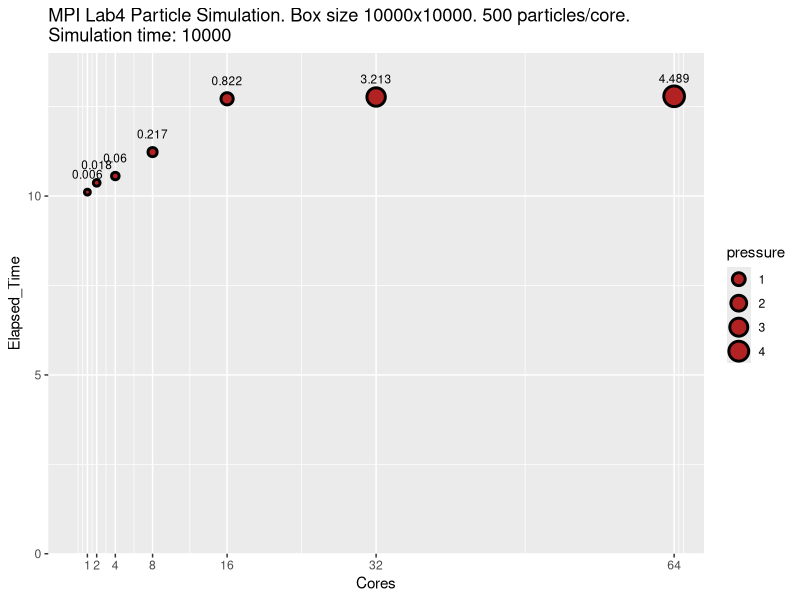

R code for this plot: (Note: this script raises an error after producing the figure.)
library(ggplot2)
library(reshape2)

rm(list=ls())
x = c(1,2,4,8,16,32,64)
y = c(10.11, 10.37, 10.56, 11.23, 12.72, 12.77, 12.79)
pressure = c(0.006, 0.018,0.06, 0.217, 0.822, 3.213, 4.489)
lab = c(1,2,3,4,5,6,7,8,9,10,11,12,13)
x_name <- "Cores"
y_name <- "Elapsed_Time"
fill <- "pressure"
df <- data.frame(x,y,pressure)
names(df) <- c(x_name,y_name, fill)
print(df)
ggplot(data = df, aes(x = Cores, y = Elapsed_Time, fill = pressure)) + 
  geom_point(shape = 21, stroke = 1.5, colour = "black",fill = "firebrick", aes(size = pressure)) + 
  scale_x_continuous(labels = as.character(x), breaks = x) +
  expand_limits(x = 0, y = 0) +
  scale_y_continuous(limits=c(0,14), expand = c(0,0))+
  geom_text(aes(label=pressure), vjust=-1.5, size=3) +
  ggtitle("MPI Lab4 Particle Simulation. Box size 10000x10000. 500 particles/core. \nSimulation time: 10000") 

x = c(1,2,4,8,16,32,64)
y = c(9.29, 9.37, 9.19, 8.68, 8.49, ,)
pressure = c(0.20, 0.596,1.85, 6.16, 18.77, , )
lab = c(1,2,3,4,5,6,7,8,9,10,11,12,13)
x_name <- "Cores"
y_name <- "Elapsed_Time"
fill <- "pressure"
df <- data.frame(x,y,pressure)
names(df) <- c(x_name,y_name, fill)
print(df)
ggplot(data = df, aes(x = Cores, y = Elapsed_Time, fill = pressure)) + 
  geom_point(shape = 21, stroke = 1.5, colour = "black",fill = "firebrick", aes(size = pressure)) + 
  scale_x_continuous(labels = as.character(x), breaks = x) +
  expand_limits(x = 0, y = 0) +
  scale_y_continuous(limits=c(0,14), expand = c(0,0))+
  geom_text(aes(label=pressure), vjust=-1.5, size=3) +
  ggtitle("MPI Lab4 Particle Simulation. Box size 1000x1000. 500 particles/core")




